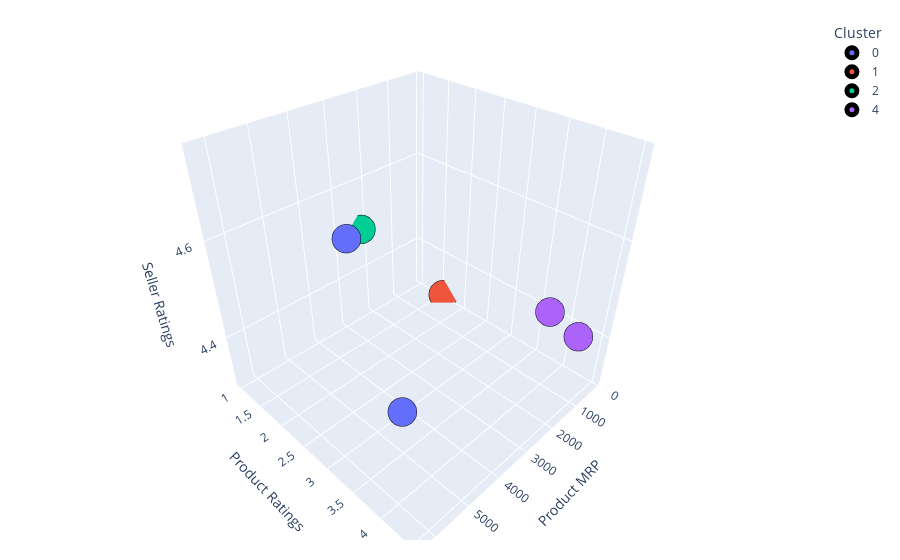

The notebook cell saved with this chart:
### Code cell
plot3d(isTrain=False)

### Figure 1 — Plotly figure (JSON) as saved in the notebook; plotly's stock layout.template omitted (floating-point values rounded to 4 significant figures)
{"data": [{"hovertemplate": "Cluster =0<br>Product MRP =%{x}<br>Product Ratings =%{y}<br>Seller Ratings =%{z}<extra></extra>", "legendgroup": "0", "marker": {"color": "#636efa", "line": {"color": "black", "width": 10}, "size": 10, "symbol": "circle"}, "mode": "markers", "name": "0", "scene": "scene", "showlegend": true, "type": "scatter3d", "x": [6299, 6009], "y": [3.6, 4.1], "z": [4.75, 4.5]}, {"hovertemplate": "Cluster =1<br>Product MRP =%{x}<br>Product Ratings =%{y}<br>Seller Ratings =%{z}<extra></extra>", "legendgroup": "1", "marker": {"color": "#EF553B", "line": {"color": "black", "width": 10}, "size": 10, "symbol": "circle"}, "mode": "markers", "name": "1", "scene": "scene", "showlegend": true, "type": "scatter3d", "x": [133], "y": [1.6], "z": [4.3]}, {"hovertemplate": "Cluster =2<br>Product MRP =%{x}<br>Product Ratings =%{y}<br>Seller Ratings =%{z}<extra></extra>", "legendgroup": "2", "marker": {"color": "#00cc96", "line": {"color": "black", "width": 10}, "size": 10, "symbol": "circle"}, "mode": "markers", "name": "2", "scene": "scene", "showlegend": true, "type": "scatter3d", "x": [2299], "y": [1], "z": [4.5]}, {"hovertemplate": "Cluster =4<br>Product MRP =%{x}<br>Product Ratings =%{y}<br>Seller Ratings =%{z}<extra></extra>", "legendgroup": "4", "marker": {"color": "#ab63fa", "line": {"color": "black", "width": 10}, "size": 10, "symbol": "circle"}, "mode": "markers", "name": "4", "scene": "scene", "showlegend": true, "type": "scatter3d", "x": [1199, 1685], "y": [4.5, 4.2], "z": [4.45, 4.5]}], "layout": {"legend": {"title": {"text": "Cluster "}, "tracegroupgap": 0}, "margin": {"b": 20, "l": 20, "r": 20, "t": 20}, "scene": {"domain": {"x": [0, 1], "y": [0, 1]}, "xaxis": {"title": {"text": "Product MRP "}}, "yaxis": {"title": {"text": "Product Ratings "}}, "zaxis": {"title": {"text": "Seller Ratings "}}}}}
